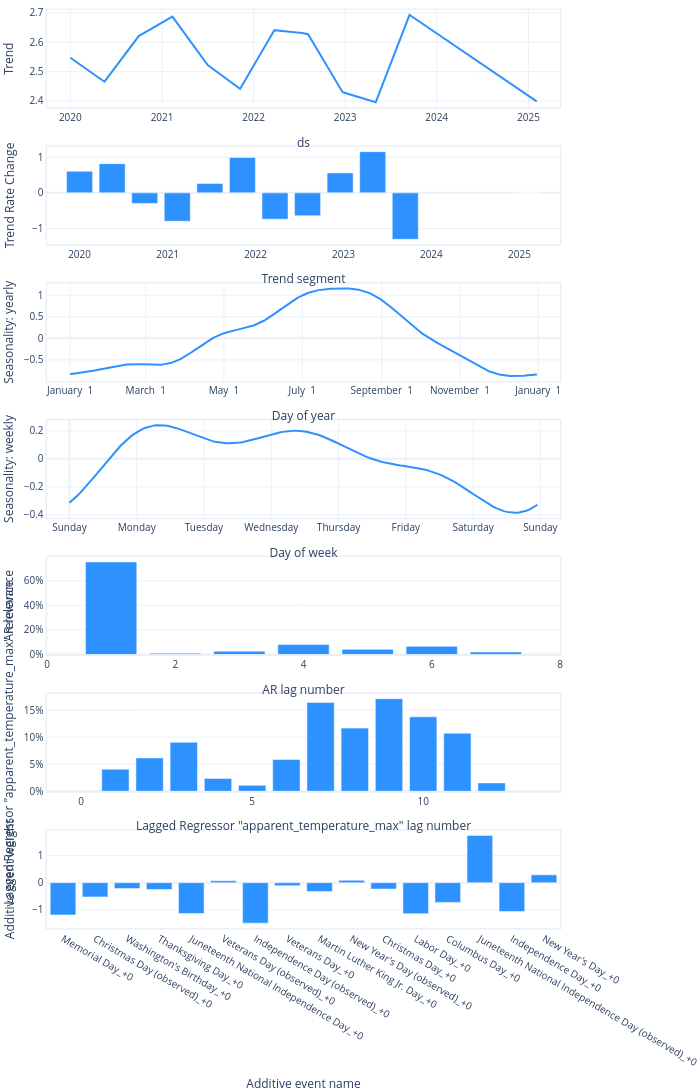

Here is the notebook cell this chart was saved with:
### Code cell
model.plot_parameters()

### Figure 1 — Plotly figure (JSON) as saved in the notebook; plotly's stock layout.template omitted (floating-point values rounded to 4 significant figures; data arrays with more than 128 entries replaced by an {"elided": "..."} marker saying what was removed)
{"data": [{"fill": "none", "line": {"color": "#2d92ff", "width": 2}, "mode": "lines", "name": "Trend", "type": "scatter", "x": {"elided": "1861 str values"}, "xaxis": "x", "y": {"elided": "1861 float values"}, "yaxis": "y"}, {"marker": {"color": "#2d92ff"}, "name": "Trend Rate Change", "type": "bar", "x": ["2020-01-01T00:00:00", "2020-05-15T06:32:43.636364", "2020-09-27T13:05:27.272727", "2021-02-09T19:38:10.909091", "2021-06-25T02:10:54.545455", "2021-11-07T08:43:38.181818", "2022-03-22T15:16:21.818182", "2022-08-04T21:49:05.454545", "2022-12-18T04:21:49.090909", "2023-05-02T10:54:32.727273", "2023-09-14T17:27:16.363636", "2025-02-03T00:00:00"], "xaxis": "x2", "y": [0.604, 0.8174, -0.2949, -0.7962, 0.2603, 0.99, -0.7351, -0.6403, 0.5581, 1.154, -1.3, 0], "yaxis": "y2"}, {"fill": "none", "line": {"color": "#2d92ff", "width": 2}, "mode": "lines", "name": "yearly", "type": "scatter", "x": {"elided": "365 str values"}, "xaxis": "x3", "y": {"elided": "365 float values"}, "yaxis": "y3"}, {"fill": "none", "line": {"color": "#2d92ff", "width": 2}, "mode": "lines", "name": "weekly", "type": "scatter", "x": {"elided": "168 int values"}, "xaxis": "x4", "y": {"elided": "168 float values"}, "yaxis": "y4"}, {"marker": {"color": "#2d92ff"}, "name": "AR", "type": "bar", "x": [7, 6, 5, 4, 3, 2, 1], "xaxis": "x5", "y": [0.02051, 0.06621, 0.04155, 0.08167, 0.02689, 0.009501, 0.7537], "yaxis": "y5"}, {"marker": {"color": "#2d92ff"}, "name": "Lagged Regressor \"apparent_temperature_max\"", "type": "bar", "x": [12, 11, 10, 9, 8, 7, 6, 5, 4, 3, 2, 1], "xaxis": "x6", "y": [0.0154, 0.1075, 0.1378, 0.1713, 0.1169, 0.1644, 0.05889, 0.01113, 0.02371, 0.09075, 0.06173, 0.0405], "yaxis": "y6"}, {"marker": {"color": "#2d92ff"}, "name": "Additive event", "type": "bar", "width": 0.8, "x": ["Memorial Day_+0", "Christmas Day (observed)_+0", "Washington's Birthday_+0", "Thanksgiving Day_+0", "Juneteenth National Independence Day_+0", "Veterans Day (observed)_+0", "Independence Day (observed)_+0", "Veterans Day_+0", "Martin Luther King Jr. Day_+0", "New Year's Day (observed)_+0", "Christmas Day_+0", "Labor Day_+0", "Columbus Day_+0", "Juneteenth National Independence Day (observed)_+0", "Independence Day_+0", "New Year's Day_+0"], "xaxis": "x7", "y": [-1.183, -0.522, -0.2171, -0.2495, -1.133, 0.07249, -1.482, -0.1123, -0.3231, 0.08761, -0.2328, -1.138, -0.7221, 1.732, -1.058, 0.2878], "yaxis": "y7"}], "layout": {"autosize": true, "font": {"size": 10}, "height": 1470, "hovermode": "x unified", "margin": {"b": 0, "l": 0, "pad": 0, "r": 10, "t": 10}, "showlegend": false, "title": {"font": {"size": 12}}, "width": 700, "xaxis": {"anchor": "y", "domain": [0, 1], "linewidth": 1.5, "mirror": true, "range": ["2019-09-30T00:00:00", "2025-05-07T00:00:00"], "showline": true, "title": {"text": "ds"}, "type": "date"}, "xaxis2": {"anchor": "y2", "domain": [0, 1], "linewidth": 1.5, "mirror": true, "range": ["2019-08-18T17:27:16.363636", "2025-06-18T06:32:43.636364"], "showline": true, "title": {"text": "Trend segment"}, "type": "date"}, "xaxis3": {"anchor": "y3", "domain": [0, 1], "linewidth": 1.5, "mirror": true, "range": ["2016-12-14T00:00:00", "2018-01-18T00:00:00"], "showline": true, "tickformat": "%B %e", "title": {"text": "Day of year"}}, "xaxis4": {"anchor": "y4", "domain": [0, 1], "linewidth": 1.5, "mirror": true, "range": [-8, 175], "showline": true, "tickmode": "array", "ticktext": ["Sunday", "Monday", "Tuesday", "Wednesday", "Thursday", "Friday", "Saturday", "Sunday", "Sunday"], "tickvals": [0, 24, 48, 72, 96, 120, 144, 168, 192], "title": {"text": "Day of week"}}, "xaxis5": {"anchor": "y5", "domain": [0, 1], "linewidth": 1.5, "mirror": true, "range": [0, 8], "showline": true, "title": {"text": "AR lag number"}}, "xaxis6": {"anchor": "y6", "domain": [0, 1], "linewidth": 1.5, "mirror": true, "range": [-1, 14], "showline": true, "title": {"text": "Lagged Regressor \"apparent_temperature_max\" lag number"}}, "xaxis7": {"anchor": "y7", "domain": [0, 1], "linewidth": 1.5, "mirror": true, "showline": true, "title": {"text": "Additive event name"}}, "yaxis": {"anchor": "x", "domain": [0.8939, 1], "linewidth": 1.5, "mirror": true, "rangemode": "normal", "showline": true, "title": {"text": "Trend"}}, "yaxis2": {"anchor": "x2", "domain": [0.7449, 0.851], "linewidth": 1.5, "mirror": true, "rangemode": "normal", "showline": true, "title": {"text": "Trend Rate Change"}}, "yaxis3": {"anchor": "x3", "domain": [0.5959, 0.702], "linewidth": 1.5, "mirror": true, "rangemode": "normal", "showline": true, "title": {"text": "Seasonality: yearly"}}, "yaxis4": {"anchor": "x4", "domain": [0.4469, 0.5531], "linewidth": 1.5, "mirror": true, "rangemode": "normal", "showline": true, "title": {"text": "Seasonality: weekly"}}, "yaxis5": {"anchor": "x5", "domain": [0.298, 0.4041], "linewidth": 1.5, "mirror": true, "rangemode": "normal", "showline": true, "tickformat": ",.0%", "title": {"text": "AR relevance"}}, "yaxis6": {"anchor": "x6", "domain": [0.149, 0.2551], "linewidth": 1.5, "mirror": true, "rangemode": "normal", "showline": true, "tickformat": ",.0%", "title": {"text": "Lagged Regressor \"apparent_temperature_max\" relevance"}}, "yaxis7": {"anchor": "x7", "domain": [0, 0.1061], "linewidth": 1.5, "mirror": true, "rangemode": "normal", "showline": true, "title": {"text": "Additive event weight"}}}}
